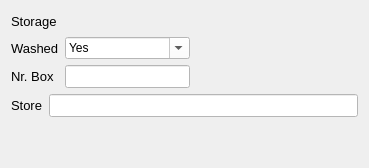
     <widget class="QWidget" name="tab_6">
      <attribute name="title">
       <string>Storage</string>
      </attribute>
      <layout class="QGridLayout" name="gridLayout_32">
       <item row="0" column="0">
        <layout class="QGridLayout" name="gridLayout_24">
         <item row="2" column="0">
          <layout class="QGridLayout" name="gridLayout_31">
           <item row="1" column="0">
            <widget class="QLabel" name="label_55">
             <property name="font">
              <font>
               <family>MS Shell Dlg 2</family>
               <pointsize>10</pointsize>
               <weight>50</weight>
               <italic>false</italic>
               <bold>false</bold>
              </font>
             </property>
             <property name="text">
              <string>Store</string>
             </property>
            </widget>
           </item>
           <item row="1" column="1">
            <widget class="QLineEdit" name="lineEdit_storage_">
             <property name="font">
              <font>
               <family>MS Shell Dlg 2</family>
               <pointsize>10</pointsize>
               <weight>50</weight>
               <italic>false</italic>
               <bold>false</bold>
              </font>
             </property>
             <property name="styleSheet">
              <string notr="true">background-color: rgb(255, 255, 255);</string>
             </property>
             <property name="text">
              <string/>
             </property>
            </widget>
           </item>
          </layout>
         </item>
         <item row="1" column="0">
          <layout class="QGridLayout" name="gridLayout_30">
           <item row="2" column="1">
            <widget class="QLabel" name="label_54">
             <property name="font">
              <font>
               <family>MS Shell Dlg 2</family>
               <pointsize>10</pointsize>
               <weight>50</weight>
               <italic>false</italic>
               <bold>false</bold>
              </font>
             </property>
             <property name="text">
              <string>Nr. Box</string>
             </property>
            </widget>
           </item>
           <item row="2" column="2">
            <widget class="QLineEdit" name="lineEdit_box">
             <property name="font">
              <font>
               <family>MS Shell Dlg 2</family>
               <pointsize>10</pointsize>
               <weight>50</weight>
               <italic>false</italic>
               <bold>false</bold>
              </font>
             </property>
             <property name="styleSheet">
              <string notr="true">background-color: rgb(255, 255, 255);</string>
             </property>
             <property name="text">
              <string/>
             </property>
            </widget>
           </item>
           <item row="2" column="3">
            <spacer name="horizontalSpacer_18">
             <property name="orientation">
              <enum>Qt::Horizontal</enum>
             </property>
             <property name="sizeHint" stdset="0">
              <size>
               <width>168</width>
               <height>20</height>
              </size>
             </property>
            </spacer>
           </item>
           <item row="1" column="2">
            <widget class="QComboBox" name="comboBox_washed">
             <property name="styleSheet">
              <string notr="true">background-color: rgb(255, 255, 255);</string>
             </property>
             <property name="editable">
              <bool>true</bool>
             </property>
             <item>
              <property name="text">
               <string>Yes</string>
              </property>
             </item>
             <item>
              <property name="text">
               <string>No</string>
              </property>
             </item>
             <item>
              <property name="text">
               <string/>
              </property>
             </item>
            </widget>
           </item>
           <item row="1" column="1">
            <widget class="QLabel" name="label_56">
             <property name="font">
              <font>
               <family>MS Shell Dlg 2</family>
               <pointsize>10</pointsize>
               <weight>50</weight>
               <italic>false</italic>
               <bold>false</bold>
              </font>
             </property>
             <property name="text">
              <string>Washed</string>
             </property>
            </widget>
           </item>
          </layout>
         </item>
         <item row="0" column="0">
          <layout class="QGridLayout" name="gridLayout_29">
           <item row="0" column="0">
            <widget class="QLabel" name="label_57">
             <property name="font">
              <font>
               <family>MS Shell Dlg 2</family>
               <pointsize>10</pointsize>
               <weight>50</weight>
               <italic>false</italic>
               <bold>false</bold>
              </font>
             </property>
             <property name="text">
              <string>Storage</string>
             </property>
            </widget>
           </item>
           <item row="0" column="1">
            <spacer name="horizontalSpacer_17">
             <property name="orientation">
              <enum>Qt::Horizontal</enum>
             </property>
             <property name="sizeHint" stdset="0">
              <size>
               <width>248</width>
               <height>20</height>
              </size>
             </property>
            </spacer>
           </item>
          </layout>
         </item>
        </layout>
       </item>
       <item row="1" column="0">
        <spacer name="verticalSpacer">
         <property name="orientation">
          <enum>Qt::Vertical</enum>
         </property>
         <property name="sizeHint" stdset="0">
          <size>
           <width>20</width>
           <height>40</height>
          </size>
         </property>
        </spacer>
       </item>
      </layout>
     </widget>
